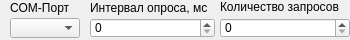
<?xml version="1.0" encoding="UTF-8"?>
<ui version="4.0">
 <class>ssoi_port_widget</class>
 <widget class="QWidget" name="ssoi_port_widget">
  <property name="geometry">
   <rect>
    <x>0</x>
    <y>0</y>
    <width>350</width>
    <height>40</height>
   </rect>
  </property>
  <property name="windowTitle">
   <string>Form</string>
  </property>
  <widget class="QComboBox" name="SsoiM_PortNum">
   <property name="geometry">
    <rect>
     <x>10</x>
     <y>18</y>
     <width>70</width>
     <height>20</height>
    </rect>
   </property>
   <property name="minimumSize">
    <size>
     <width>66</width>
     <height>20</height>
    </size>
   </property>
   <property name="maximumSize">
    <size>
     <width>81</width>
     <height>20</height>
    </size>
   </property>
  </widget>
  <widget class="QLabel" name="label_82">
   <property name="geometry">
    <rect>
     <x>10</x>
     <y>0</y>
     <width>73</width>
     <height>16</height>
    </rect>
   </property>
   <property name="text">
    <string>COM-Порт</string>
   </property>
  </widget>
  <widget class="QStackedWidget" name="stackedWidget">
   <property name="geometry">
    <rect>
     <x>90</x>
     <y>-6</y>
     <width>261</width>
     <height>51</height>
    </rect>
   </property>
   <property name="currentIndex">
    <number>0</number>
   </property>
   <widget class="QWidget" name="OprosVariant_1">
    <widget class="QLabel" name="label_84">
     <property name="geometry">
      <rect>
       <x>130</x>
       <y>5</y>
       <width>151</width>
       <height>16</height>
      </rect>
     </property>
     <property name="text">
      <string>Количество запросов</string>
     </property>
    </widget>
    <widget class="QLabel" name="label_83">
     <property name="geometry">
      <rect>
       <x>0</x>
       <y>5</y>
       <width>131</width>
       <height>18</height>
      </rect>
     </property>
     <property name="text">
      <string>Интервал опроса, мс</string>
     </property>
    </widget>
    <widget class="QSpinBox" name="SsoiM_Interval">
     <property name="geometry">
      <rect>
       <x>0</x>
       <y>24</y>
       <width>125</width>
       <height>20</height>
      </rect>
     </property>
     <property name="maximum">
      <number>3000</number>
     </property>
     <property name="singleStep">
      <number>10</number>
     </property>
    </widget>
    <widget class="QSpinBox" name="SsoiM_MaxErrCnt">
     <property name="geometry">
      <rect>
       <x>130</x>
       <y>24</y>
       <width>130</width>
       <height>20</height>
      </rect>
     </property>
     <property name="maximum">
      <number>10</number>
     </property>
    </widget>
   </widget>
   <widget class="QWidget" name="OprosVariant_3">
    <widget class="QLabel" name="label_85">
     <property name="geometry">
      <rect>
       <x>0</x>
       <y>5</y>
       <width>141</width>
       <height>18</height>
      </rect>
     </property>
     <property name="text">
      <string>Интервал опроса, мс</string>
     </property>
    </widget>
    <widget class="QSpinBox" name="SsoiM_Interval_">
     <property name="geometry">
      <rect>
       <x>0</x>
       <y>24</y>
       <width>131</width>
       <height>20</height>
      </rect>
     </property>
     <property name="maximum">
      <number>250</number>
     </property>
     <property name="singleStep">
      <number>10</number>
     </property>
    </widget>
   </widget>
   <widget class="QWidget" name="OprosVariant_2"/>
  </widget>
 </widget>
 <resources/>
 <connections/>
</ui>
